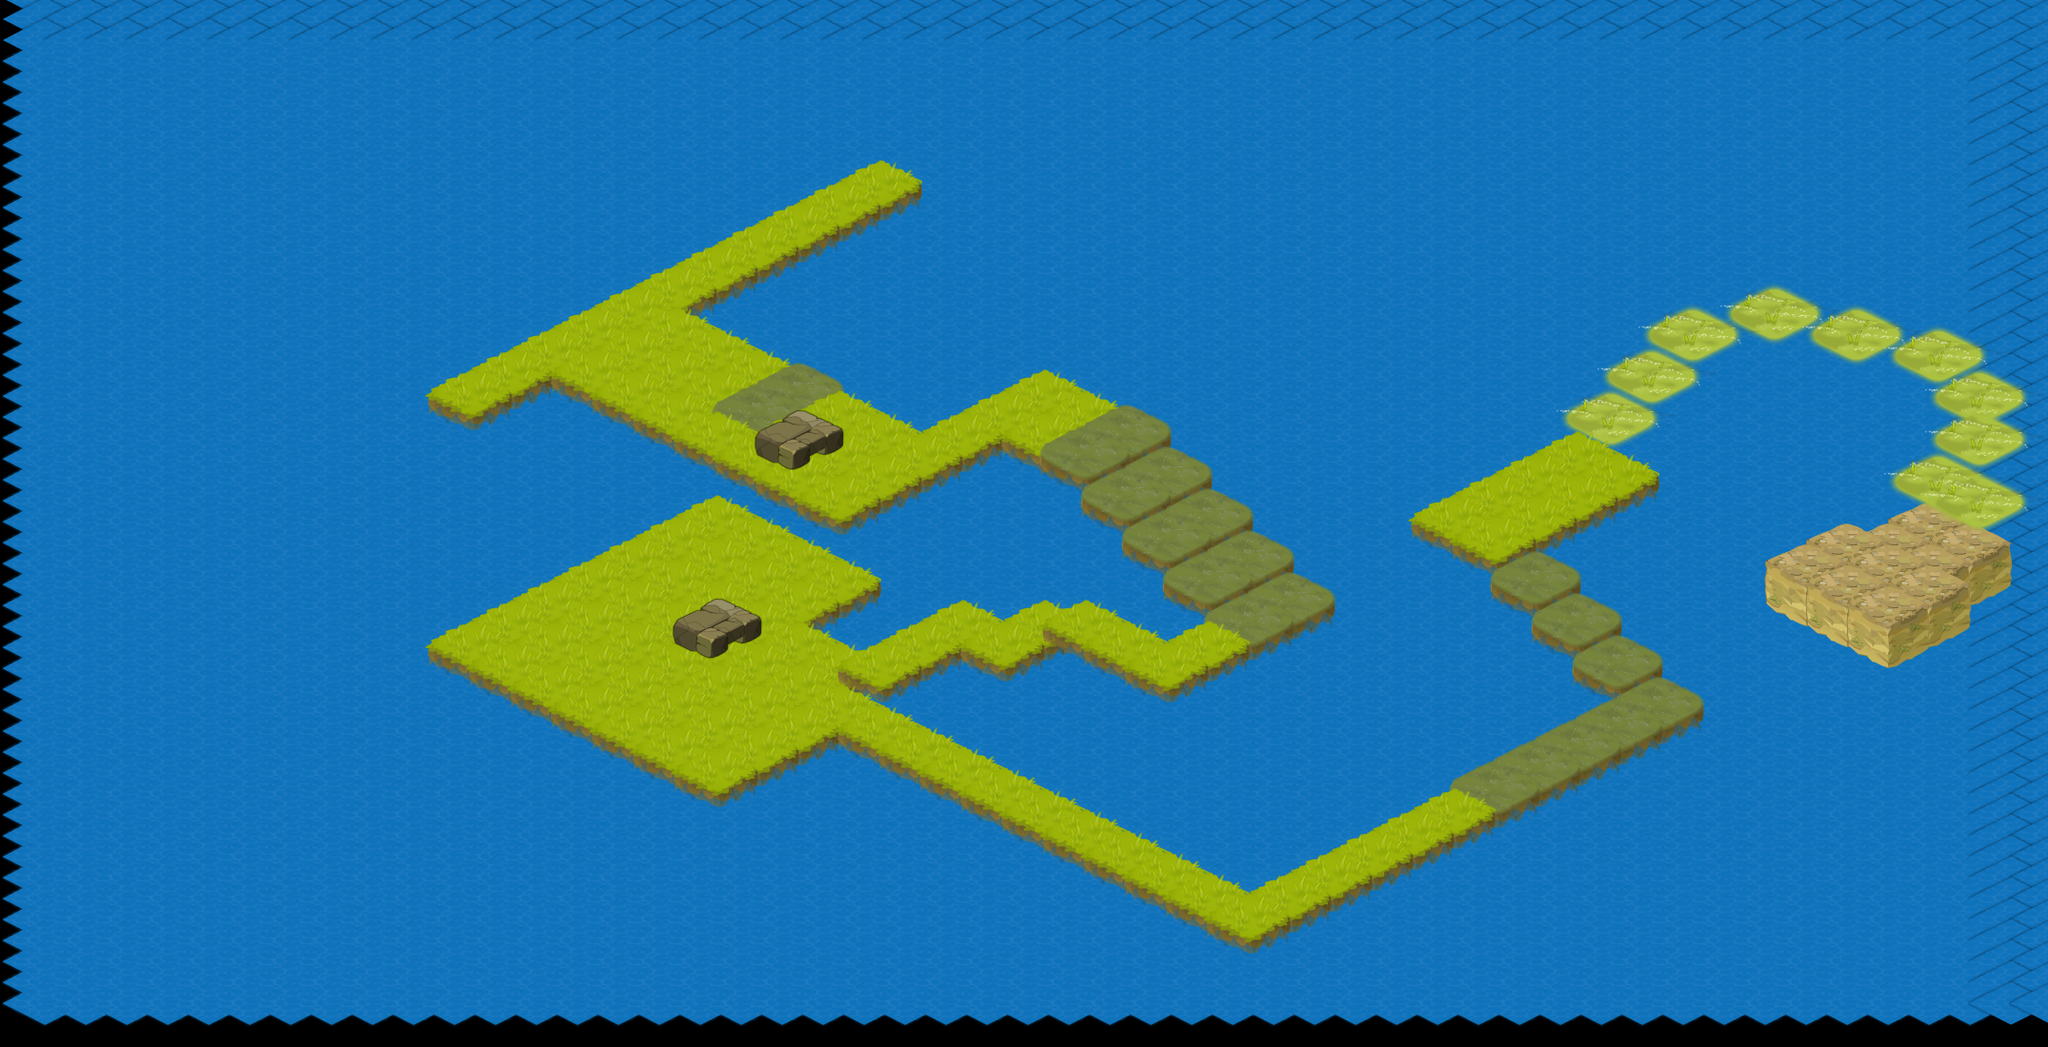

The image is a tile-based game level rendered from a .tmx file. Its description and source (layers, tilesets, objects; grid data summarised) follow:
An orthogonal 50x50 tile map with 43x22 px tiles, 3 tile layers (BG, LAND, 块层 3), 2 tilesets.

<map version="1.0" orientation="orthogonal" width="50" height="50" tilewidth="43" tileheight="22">
 <tileset firstgid="1" name="water" tilewidth="94" tileheight="91">
  <image source="water.png" trans="ff00ff" width="1974" height="182" />
 </tileset>
 <tileset firstgid="43" name="land" tilewidth="129" tileheight="88">
  <image source="land.png" trans="ff00ff" width="1935" height="440" />
 </tileset>
 <layer name="BG" width="50" height="50">
  <data>[2500 cells, 2500 non-empty, 1 distinct tile ids]</data>
 </layer>
 <layer name="LAND" width="50" height="50">
  <data>[2500 cells, 107 non-empty, 3 distinct tile ids]</data>
 </layer>
 <layer name="块层 3" width="50" height="50">
  <data>[2500 cells, 44 non-empty, 6 distinct tile ids]</data>
 </layer>
</map>
